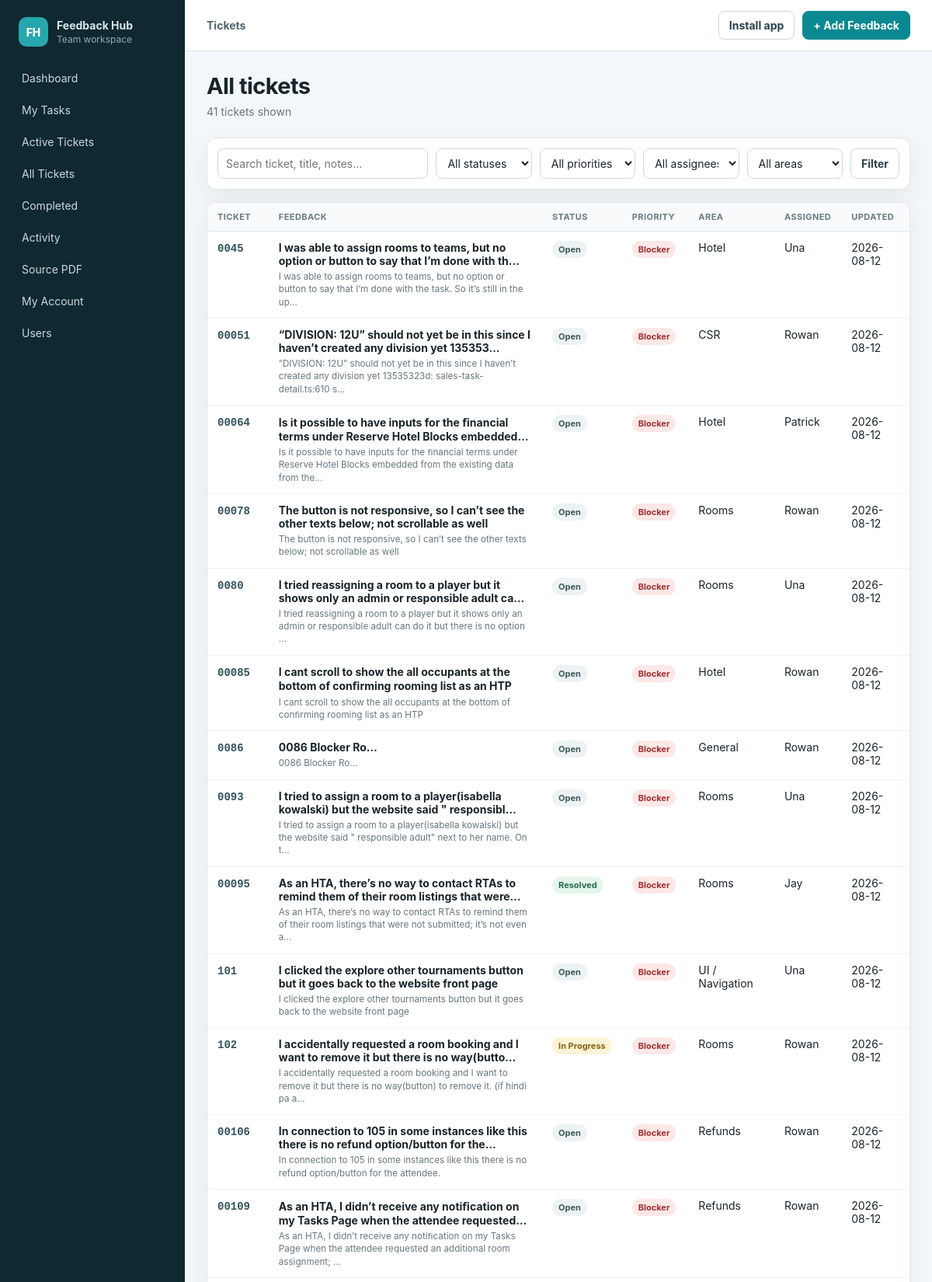
Screenshot of /tickets (signed in, upper part) with the database file from the repository.
### tables this page shows
CREATE TABLE tickets (
            id INTEGER PRIMARY KEY AUTOINCREMENT,
            ticket_no TEXT NOT NULL UNIQUE,
            title TEXT NOT NULL,
            description TEXT NOT NULL DEFAULT '',
            ticket_type TEXT NOT NULL DEFAULT 'bug',
            priority TEXT NOT NULL DEFAULT 'medium',
            status TEXT NOT NULL DEFAULT 'open',
            area TEXT NOT NULL DEFAULT 'General',
            submitted_by INTEGER,
            assigned_to INTEGER,
            due_date TEXT,
            steps_to_reproduce TEXT DEFAULT '',
            expected_behavior TEXT DEFAULT '',
            actual_behavior TEXT DEFAULT '',
            root_cause TEXT DEFAULT '',
            impact TEXT DEFAULT '',
            resolution TEXT DEFAULT '',
            technical_notes TEXT DEFAULT '',
            pr_refs TEXT DEFAULT '',
            commit_refs TEXT DEFAULT '',
            environment TEXT DEFAULT 'Staging',
            related_tickets TEXT DEFAULT '',
            source_text TEXT DEFAULT '',
            source_page TEXT DEFAULT '',
            created_at TEXT NOT NULL,
            updated_at TEXT NOT NULL,
            resolved_at TEXT,
            FOREIGN KEY(submitted_by) REFERENCES users(id),
            FOREIGN KEY(assigned_to) REFERENCES users(id)
        );

CREATE TABLE users (
            id INTEGER PRIMARY KEY AUTOINCREMENT,
            name TEXT NOT NULL,
            email TEXT NOT NULL UNIQUE,
            password_hash TEXT NOT NULL,
            role TEXT NOT NULL DEFAULT 'team_member',
            active INTEGER NOT NULL DEFAULT 1,
            created_at TEXT NOT NULL
        );

### app.py (the view)
@app.get("/tickets", response_class=HTMLResponse)
def ticket_list(request: Request, q: str = "", status: str = "", priority: str = "", assignee: str = "", area: str = "", view: str = "all"):
    user = require_user(request)
    conn = db()
    where, params = ["1=1"], []
    if q:
        where.append("(t.ticket_no LIKE ? OR t.title LIKE ? OR t.description LIKE ? OR t.technical_notes LIKE ?)")
        term = f"%{q}%"; params += [term, term, term, term]
    if status:
        where.append("t.status=?"); params.append(status)
    if priority:
        where.append("t.priority=?"); params.append(priority)
    if assignee:
        where.append("t.assigned_to=?"); params.append(assignee)
    if area:
        where.append("t.area=?"); params.append(area)
    if view == "mine":
        where.append("t.assigned_to=?"); params.append(user["id"])
    elif view == "completed":
        where.append("t.status IN ('resolved','closed')")
    elif view == "active":
        where.append("t.status NOT IN ('resolved','closed')")
    tickets = conn.execute(f"""
        SELECT t.*, u.name assignee_name, s.name submitter_name,
               (SELECT COUNT(*) FROM attachments a WHERE a.ticket_id=t.id) attachment_count,
               (SELECT COUNT(*) FROM comments c WHERE c.ticket_id=t.id) comment_count
        FROM tickets t LEFT JOIN users u ON t.assigned_to=u.id LEFT JOIN users s ON t.submitted_by=s.id
        WHERE {' AND '.join(where)}
        ORDER BY CASE t.priority WHEN 'blocker' THEN 1 WHEN 'critical' THEN 2 WHEN 'high' THEN 3 WHEN 'medium' THEN 4 ELSE 5 END, t.updated_at DESC
    """, params).fetchall()
    users = conn.execute("SELECT id,name FROM users WHERE active=1 ORDER BY name").fetchall()
    conn.close()
    return templates.TemplateResponse("tickets.html", template_context(request, tickets=tickets, users=users, filters={"q":q,"status":status,"priority":priority,"assignee":assignee,"area":area,"view":view}))

### templates/tickets.html (shortened to what this page needs)
{% extends "base.html" %}
{% block eyebrow %}Tickets{% endblock %}
{% block content %}
<div class="page-head"><div><h1>{% if filters.view=='mine' %}My tasks{% elif filters.view=='completed' %}Completed tickets{% elif filters.view=='active' %}Active tickets{% else %}All tickets{% endif %}</h1><p>{{ tickets|length }} ticket{{ '' if tickets|length == 1 else 's' }} shown</p></div></div>
<form class="filters panel" method="get">
  <input name="q" placeholder="Search ticket, title, notes…" value="{{ filters.q }}">
  <select name="status"><option value="">All statuses</option>{% for v,l in status_choices %}<option value="{{v}}" {% if filters.status==v %}selected{% endif %}>{{l}}</option>{% endfor %}</select>
  <select name="priority"><option value="">All priorities</option>{% for v,l in priority_choices %}<option value="{{v}}" {% if filters.priority==v %}selected{% endif %}>{{l}}</option>{% endfor %}</select>
  <select name="assignee"><option value="">All assignees</option>{% for u in users %}<option value="{{u.id}}" {% if filters.assignee==u.id|string %}selected{% endif %}>{{u.name}}</option>{% endfor %}</select>
  <select name="area"><option value="">All areas</option>{% for a in areas %}<option value="{{a}}" {% if filters.area==a %}selected{% endif %}>{{a}}</option>{% endfor %}</select>
  <button class="button">Filter</button>
</form>
<div class="panel table-panel">
<table class="data-table"><thead><tr><th>Ticket</th><th>Feedback</th><th>Status</th><th>Priority</th><th>Area</th><th>Assigned</th><th>Updated</th></tr></thead><tbody>
{% for t in tickets %}<tr onclick="location.href='/tickets/{{t.id}}'">
<td><span class="ticket-id">{{t.ticket_no}}</span></td><td><strong>{{t.title}}</strong><small>{{t.description[:120]}}{{'…' if t.description|length > 120 else ''}}</small></td>
<td><span class="badge status-{{t.status}}">{{t.status|replace('_',' ')|title}}</span></td><td><span class="badge {{t.priority}}">{{t.priority|title}}</span></td><td>{{t.area}}</td><td>{{t.assignee_name or 'Unassigned'}}</td><td>{{t.updated_at[:10]}}</td>
</tr>{% else %}<tr><td colspan="7"><div class="empty">No matching tickets.</div></td></tr>{% endfor %}
</tbody></table></div>
{% endblock %}

### static/style.css (style rules this page uses)
:root { --bg:#f4f7f9;--panel:#fff;--ink:#18242b;--muted:#667780;--line:#dfe7eb;--nav:#102830;--nav2:#173943;--accent:#0b8992;--accent2:#0a6f78;--danger:#b64141;--warn:#9b6411;--success:#287c56;--shadow:0 10px 30px rgba(18,44,52,.07) }
* { box-sizing:border-box }
body { margin:0;font-family:Inter,ui-sans-serif,system-ui,-apple-system,BlinkMacSystemFont,"Segoe UI",sans-serif;background:var(--bg);color:var(--ink);font-size:14px }
button,input,select,textarea { font:inherit }
.page-head,.ticket-header { display:flex;justify-content:space-between;gap:24px;align-items:flex-start;margin-bottom:22px }
.page-head h1,.ticket-header h1 { font-size:29px;line-height:1.15;margin:0 0 6px;letter-spacing:-.02em }
.page-head p,.ticket-header p { margin:0;color:var(--muted);max-width:900px;line-height:1.55 }
.button { display:inline-flex;align-items:center;justify-content:center;gap:7px;border:1px solid #cbd9de;background:#fff;color:#28414b;border-radius:8px;padding:9px 13px;font-weight:650;cursor:pointer }
.panel { background:var(--panel);border:1px solid var(--line);border-radius:12px;box-shadow:var(--shadow) }
.ticket-id { font-family:ui-monospace,SFMono-Regular,Menlo,monospace;color:#33545e;font-weight:750 }
.badge { display:inline-flex;align-items:center;padding:4px 8px;border-radius:999px;background:#edf3f5;color:#415860;font-size:11px;font-weight:700;white-space:nowrap }
.badge.blocker,.badge.critical { background:#fde7e7;color:#9f3030 }
.badge.status-resolved,.badge.status-closed { background:#e4f6eb;color:#276d48 }
.badge.status-in_progress { background:#fff3d7;color:#8b650e }
.filters { display:grid;grid-template-columns:2.2fr repeat(4,1fr) auto;gap:10px;padding:13px;margin-bottom:16px }
.filters input,.filters select,.stack input,.stack select,.stack textarea,.form-card input,.form-card select,.form-card textarea,.mini-form input,.comment-form textarea { width:100%;border:1px solid #cdd9de;border-radius:8px;background:#fff;padding:9px 10px;color:var(--ink);outline:none }
.table-panel { overflow:auto }
.data-table { width:100%;border-collapse:collapse }
.data-table th { background:#f8fafb;color:#687b83;font-size:11px;text-transform:uppercase;letter-spacing:.04em;text-align:left;padding:11px 13px;border-bottom:1px solid var(--line) }
.data-table td { padding:12px 13px;border-bottom:1px solid #edf2f4;vertical-align:top }
.data-table tbody tr { cursor:pointer }
.data-table td strong,.data-table td small { display:block }
.data-table td small { color:var(--muted);margin-top:4px;line-height:1.4 }

### rows the page displays
tickets: ticket_no "0045", title "I was able to assign rooms to teams, but no option or button to say that I’m done with th…", description "I was able to assign rooms to teams, but no option or button to say that I’m done with the task. So it’s still in the up", description "…", status "Open", priority "Blocker", area "Hotel", name "Una", updated_at "2026-08-12"
tickets: ticket_no "00051", title "“DIVISION: 12U” should not yet be in this since I haven’t created any division yet 135353…", description "“DIVISION: 12U” should not yet be in this since I haven’t created any division yet 13535323d: sales-task-detail.ts:610 s", description "…", status "Open", priority "Blocker", area "CSR", name "Rowan", updated_at "2026-08-12"
tickets: ticket_no "00064", title "Is it possible to have inputs for the ﬁnancial terms under Reserve Hotel Blocks embedded…", description "Is it possible to have inputs for the ﬁnancial terms under Reserve Hotel Blocks embedded from the existing data from the", description "…", status "Open", priority "Blocker", area "Hotel", name "Patrick", updated_at "2026-08-12"
tickets: ticket_no "00078", title "The button is not responsive, so I can’t see the other texts below; not scrollable as well", description "The button is not responsive, so I can’t see the other texts below; not scrollable as well", status "Open", priority "Blocker", area "Rooms", name "Rowan", updated_at "2026-08-12"
tickets: ticket_no "0080", title "I tried reassigning a room to a player but it shows only an admin or responsible adult ca…", description "I tried reassigning a room to a player but it shows only an admin or responsible adult can do it but there is no option", description "…", status "Open", priority "Blocker", area "Rooms", name "Una", updated_at "2026-08-12"
tickets: ticket_no "00085", title "I cant scroll to show the all occupants at the bottom of conﬁrming rooming list as an HTP", description "I cant scroll to show the all occupants at the bottom of conﬁrming rooming list as an HTP", status "Open", priority "Blocker", area "Hotel", name "Rowan", updated_at "2026-08-12"
tickets: ticket_no "0086", title "0086 Blocker Ro…", description "0086 Blocker Ro…", status "Open", priority "Blocker", area "General", name "Rowan", updated_at "2026-08-12"
tickets: ticket_no "0093", title "I tried to assign a room to a player(isabella kowalski) but the website said \" responsibl…", description "I tried to assign a room to a player(isabella kowalski) but the website said \" responsible adult\" next to her name. On t", description "…", status "Open", priority "Blocker", area "Rooms", name "Una", updated_at "2026-08-12"
tickets: ticket_no "00095", title "As an HTA, there’s no way to contact RTAs to remind them of their room listings that were…", description "As an HTA, there’s no way to contact RTAs to remind them of their room listings that were not submitted; it’s not even a", description "…", status "Resolved", priority "Blocker", area "Rooms", name "Jay", updated_at "2026-08-12"
tickets: ticket_no "101", title "I clicked the explore other tournaments button but it goes back to the website front page", description "I clicked the explore other tournaments button but it goes back to the website front page", status "Open", priority "Blocker", area "UI / Navigation", name "Una", updated_at "2026-08-12"
tickets: ticket_no "102", title "I accidentally requested a room booking and I want to remove it but there is no way(butto…", description "I accidentally requested a room booking and I want to remove it but there is no way(button) to remove it. (if hindi pa a", description "…", status "In Progress", priority "Blocker", area "Rooms", name "Rowan", updated_at "2026-08-12"
tickets: ticket_no "00106", title "In connection to 105 in some instances like this there is no refund option/button for the…", description "In connection to 105 in some instances like this there is no refund option/button for the attendee.", status "Open", priority "Blocker", area "Refunds", name "Rowan", updated_at "2026-08-12"
tickets: ticket_no "00109", title "As an HTA, I didn’t receive any notiﬁcation on my Tasks Page when the attendee requested…", description "As an HTA, I didn’t receive any notiﬁcation on my Tasks Page when the attendee requested an additional room assignment;", description "…", status "Open", priority "Blocker", area "Refunds", name "Rowan", updated_at "2026-08-12"

### other values shown
{{ tickets|length }} "41"
{{ '' if tickets|length == 1 else 's' }} "s"
